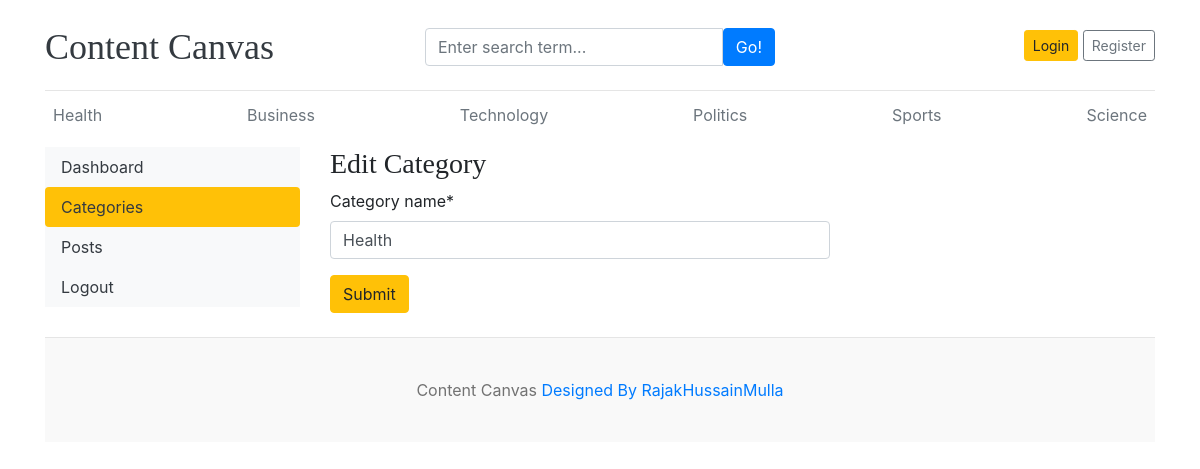
Page /dashboard/categories/edit/4 on the committed database.
### blog/models.py (models this page shows, shortened)
class Category(models.Model):
    category_name=models.CharField(max_length=50,unique=True)
    created_at=models.DateTimeField(auto_now_add=True)
    updated_at=models.DateTimeField(auto_now=True)
    class Meta:
        verbose_name_plural='categories'

### dashboards/views.py (the view)
# urls.py: path('categories/edit/<int:pk>',views.edit_category,name='edit_category'),
def edit_category(request,pk):
    category=get_object_or_404(Category,pk=pk)
    if request.method=='POST':
        form=CategoryForm(request.POST,instance=category)
        if form.is_valid():
            form.save()
            return redirect('categories')
    form=CategoryForm(instance=category)
    context={
        'form':form
    }
    return render(request,'dashboard/edit_category.html',context)

### dashboards/forms.py
class CategoryForm(forms.ModelForm):
    class Meta:
        model=Category
        fields='__all__'

### blog/context_processors.py (called while the page is built)
def get_categories(request):
    categories=Category.objects.all()
    return dict(categories=categories)

def get_social_links(request):
    social_links=SocialLink.objects.all()
    return dict(social_links=social_links)

### templates/dashboard/edit_category.html (shortened to what this page needs)
{% extends 'base.html' %}
{% block content %}
{% load crispy_forms_tags %}
<div class="row">
    {% include "dashboard/sidebar.html" %}
<div class="col-md-9">
    <h3>Edit Category</h3>
    <form action="" method="POST" style="width:500px">
        {{ form | crispy }}
    <button type="submit" class="btn btn-warning">Submit</button>
    </form>
    <br>
</div>
</div>
{% endblock %}

### templates/base.html (shortened to what this page needs)
{% load static %}
<!DOCTYPE html>
<html lang="en">
<head>
    <link href="https://getbootstrap.com/docs/4.0/dist/css/bootstrap.min.css" rel="stylesheet">
    <link href="{% static 'css/cc.css' %}" rel="stylesheet">
    <link rel="stylesheet" href="https://cdnjs.cloudflare.com/ajax/libs/font-awesome/4.7.0/css/font-awesome.min.css">
  </head>
<body>
    <div class="container">
      <header class="blog-header py-3">
        <div class="row flex-nowrap justify-content-between align-items-center">
          <div class="col-4 pt-1">
            <a class="blog-header-logo text-dark" href="/">Content Canvas</a>
          </div>
          <div class="col-4 pt-1">
                <form action={% url "search" %} method="GET">
                <div class="input-group">
                    <input class="form-control" type="text" name="keyword" value="{{keyword}}" placeholder="Enter search term..." aria-label="Enter search term..." aria-describedby="button-search" />
                    <button type="submit" class="btn btn-primary" id="button-search" type="button">Go!</button>
                </div>
              </form>
          </div>
          {% if not user.is_authenticated %}
          <div class="col-4 d-flex justify-content-end align-items-center">
            <a class="btn btn-sm btn-warning" href="{% url 'login' %}">Login</a> &nbsp;
            <a class="btn btn-sm btn-outline-secondary" href="{% url 'register' %}">Register</a>
          </div>
          {% else %}
          <span><a href="{% url 'dashboard' %}">Dashboard</a> <span>
          <span><a href="{% url 'logout' %}"> Logout</a></span>
          {% endif %}
        </div>
      </header>
      <div class="nav-scroller py-1 mb-2">
        <nav class="nav d-flex justify-content-between">
          {% for cat in categories %}
          <a class="p-2 text-muted" href="{% url 'posts_by_category' cat.id %}">{{cat.category_name}}</a>
          {% endfor %}
        </nav>
      </div>
{% block content %}
{% endblock  %}
<footer class="blog-footer">
    <p>Content Canvas  <a href="#">Designed By RajakHussainMulla</a></p>
  </footer>
  </body>
  </html>

### contentcanvas/static/css/cc.css (style rules this page uses)
.blog-header { border-bottom: 1px solid #e5e5e5; }
.blog-header-logo { font-family: "Playfair Display", Georgia, "Times New Roman", serif; font-size: 2.25rem; }
h1, h2, h3, h4, h5, h6 { font-family: "Playfair Display", Georgia, "Times New Roman", serif; }
.blog-footer { padding: 2.5rem 0; color: #727272; text-align: center; background-color: #f9f9f9; border-top: .05rem solid #e5e5e5; }
.blog-footer p:last-child { margin-bottom: 0; }

### rows in the picture
Category: category_name "Health"
Category: category_name "Business"
Category: category_name "Technology"
Category: category_name "Politics"
Category: category_name "Sports"
Category: category_name "Science"
